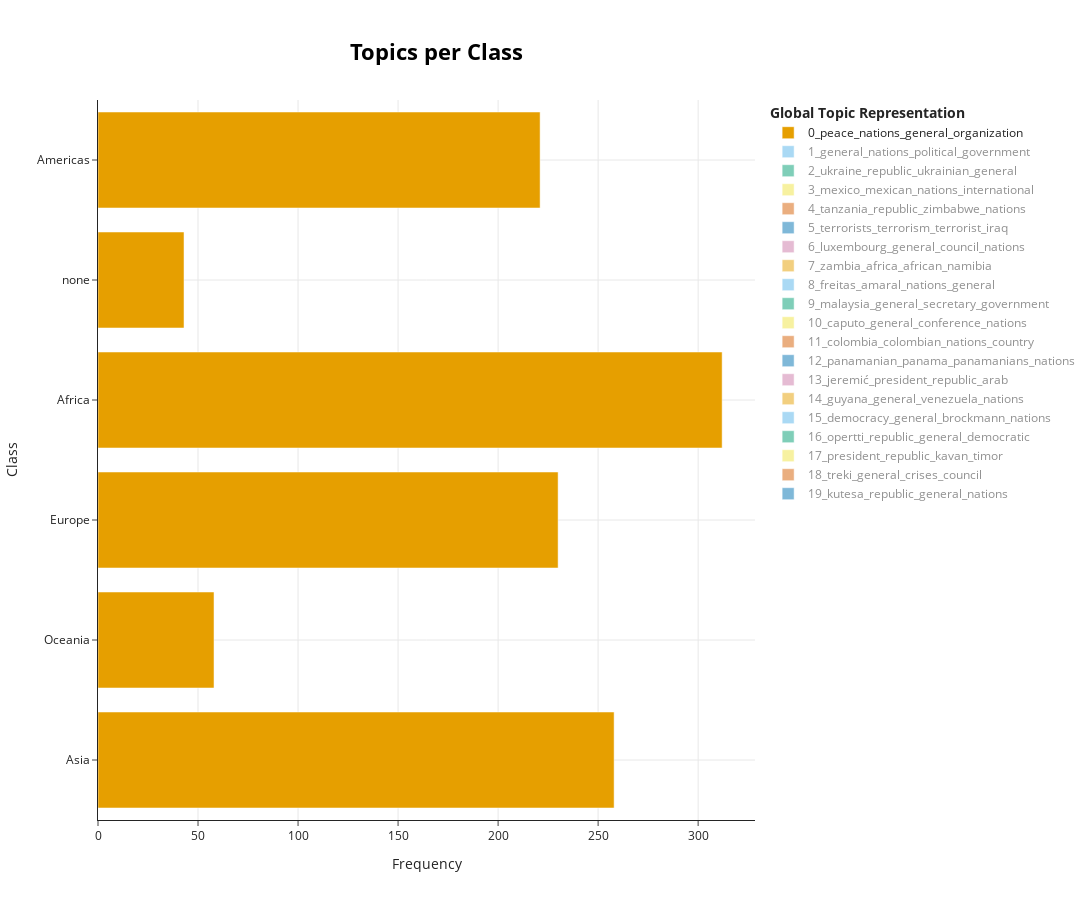

Notebook cell for this chart:
### Code cell
topics_per_class = get_topics_per_class('Region Name')
model.visualize_topics_per_class(topics_per_class, top_n_topics = TOP_N)

### Figure 1 — Plotly figure (JSON) as saved in the notebook; plotly's stock layout.template omitted (floating-point values rounded to 4 significant figures)
{"data": [{"hoverinfo": "text", "hovertext": ["<b>Topic 0</b><br>Words: the, of, and, to, in", "<b>Topic 0</b><br>Words: pacific, we, our, to, that", "<b>Topic 0</b><br>Words: the, of, is, to, in", "<b>Topic 0</b><br>Words: the, of, to, and, that", "<b>Topic 0</b><br>Words: the, of, states, united, soviet", "<b>Topic 0</b><br>Words: that, of, the, to, and"], "marker": {"color": "#E69F00"}, "name": "0_peace_nations_general_organization", "orientation": "h", "type": "bar", "visible": true, "x": [258, 58, 230, 312, 43, 221], "y": ["Asia", "Oceania", "Europe", "Africa", "none", "Americas"]}, {"hoverinfo": "text", "hovertext": ["<b>Topic 1</b><br>Words: the, of, and, to, in", "<b>Topic 1</b><br>Words: our, we, to, pacific, the", "<b>Topic 1</b><br>Words: the, of, in, is, to", "<b>Topic 1</b><br>Words: the, of, to, in, that", "<b>Topic 1</b><br>Words: of, the, in, and, is", "<b>Topic 1</b><br>Words: of, the, to, that, in"], "marker": {"color": "#56B4E9"}, "name": "1_general_nations_political_government", "orientation": "h", "type": "bar", "visible": "legendonly", "x": [139, 31, 117, 141, 30, 119], "y": ["Asia", "Oceania", "Europe", "Africa", "none", "Americas"]}, {"hoverinfo": "text", "hovertext": ["<b>Topic 2</b><br>Words: of, the, and, in, to", "<b>Topic 2</b><br>Words: zealand, veto, council, as, it", "<b>Topic 2</b><br>Words: the, in, of, to, and", "<b>Topic 2</b><br>Words: the, of, to, and, in", "<b>Topic 2</b><br>Words: the, of, this, in, and", "<b>Topic 2</b><br>Words: of, the, and, in, to"], "marker": {"color": "#009E73"}, "name": "2_ukraine_republic_ukrainian_general", "orientation": "h", "type": "bar", "visible": "legendonly", "x": [27, 2, 22, 27, 7, 24], "y": ["Asia", "Oceania", "Europe", "Africa", "none", "Americas"]}, {"hoverinfo": "text", "hovertext": ["<b>Topic 3</b><br>Words: the, of, and, mexico, to", "<b>Topic 3</b><br>Words: tuvalu, marshall, climate, islands, our", "<b>Topic 3</b><br>Words: the, of, in, mexico, to", "<b>Topic 3</b><br>Words: of, the, mexico, to, in", "<b>Topic 3</b><br>Words: atomic, war, appropriations, ussr, propaganda", "<b>Topic 3</b><br>Words: mexico, and, we, of, to"], "marker": {"color": "#F0E442"}, "name": "3_mexico_mexican_nations_international", "orientation": "h", "type": "bar", "visible": "legendonly", "x": [27, 3, 28, 30, 2, 18], "y": ["Asia", "Oceania", "Europe", "Africa", "none", "Americas"]}, {"hoverinfo": "text", "hovertext": ["<b>Topic 4</b><br>Words: and, the, of, to, in", "<b>Topic 4</b><br>Words: our, islands, we, development, tuvalu", "<b>Topic 4</b><br>Words: latvia, the, and, of, to", "<b>Topic 4</b><br>Words: the, and, to, of, in", "<b>Topic 4</b><br>Words: and, of, the, to, we"], "marker": {"color": "#D55E00"}, "name": "4_tanzania_republic_zimbabwe_nations", "orientation": "h", "type": "bar", "visible": "legendonly", "x": [22, 7, 19, 27, 21], "y": ["Asia", "Oceania", "Europe", "Africa", "Americas"]}, {"hoverinfo": "text", "hovertext": ["<b>Topic 5</b><br>Words: and, that, we, iran, to", "<b>Topic 5</b><br>Words: tuvalu, zealand, timor, council, new", "<b>Topic 5</b><br>Words: we, to, in, the, that", "<b>Topic 5</b><br>Words: and, to, the, in, we", "<b>Topic 5</b><br>Words: we, it, in, that, of", "<b>Topic 5</b><br>Words: we, that, and, to, the"], "marker": {"color": "#0072B2"}, "name": "5_terrorists_terrorism_terrorist_iraq", "orientation": "h", "type": "bar", "visible": "legendonly", "x": [17, 2, 17, 23, 3, 21], "y": ["Asia", "Oceania", "Europe", "Africa", "none", "Americas"]}, {"hoverinfo": "text", "hovertext": ["<b>Topic 6</b><br>Words: the, in, of, to, and", "<b>Topic 6</b><br>Words: papua, vanuatu, guinea, government, new", "<b>Topic 6</b><br>Words: european, the, to, of, in", "<b>Topic 6</b><br>Words: the, of, to, in, that", "<b>Topic 6</b><br>Words: german, the, of, in, is", "<b>Topic 6</b><br>Words: the, which, of, in, to"], "marker": {"color": "#CC79A7"}, "name": "6_luxembourg_general_council_nations", "orientation": "h", "type": "bar", "visible": "legendonly", "x": [28, 2, 12, 20, 5, 14], "y": ["Asia", "Oceania", "Europe", "Africa", "none", "Americas"]}, {"hoverinfo": "text", "hovertext": ["<b>Topic 7</b><br>Words: the, and, to, of, in", "<b>Topic 7</b><br>Words: australia, we, new, our, pacific", "<b>Topic 7</b><br>Words: the, europe, and, of, to", "<b>Topic 7</b><br>Words: pandemic, covid, the, and, to", "<b>Topic 7</b><br>Words: of, the, in, we, to", "<b>Topic 7</b><br>Words: to, the, we, and, of"], "marker": {"color": "#E69F00"}, "name": "7_zambia_africa_african_namibia", "orientation": "h", "type": "bar", "visible": "legendonly", "x": [19, 5, 15, 25, 4, 12], "y": ["Asia", "Oceania", "Europe", "Africa", "none", "Americas"]}, {"hoverinfo": "text", "hovertext": ["<b>Topic 8</b><br>Words: and, united, nations, the, of", "<b>Topic 8</b><br>Words: islands, pacific, nations, united, the", "<b>Topic 8</b><br>Words: and, the, united, of, nations", "<b>Topic 8</b><br>Words: the, and, of, nations, united", "<b>Topic 8</b><br>Words: world, of, nations, this, united", "<b>Topic 8</b><br>Words: of, the, and, we, to"], "marker": {"color": "#56B4E9"}, "name": "8_freitas_amaral_nations_general", "orientation": "h", "type": "bar", "visible": "legendonly", "x": [22, 4, 16, 19, 1, 15], "y": ["Asia", "Oceania", "Europe", "Africa", "none", "Americas"]}, {"hoverinfo": "text", "hovertext": ["<b>Topic 9</b><br>Words: and, the, of, to, in", "<b>Topic 9</b><br>Words: fiji, australia, papua, to, the", "<b>Topic 9</b><br>Words: the, of, in, to, is", "<b>Topic 9</b><br>Words: the, of, to, and, in", "<b>Topic 9</b><br>Words: is, soviet, the, on, to", "<b>Topic 9</b><br>Words: the, of, in, and, to"], "marker": {"color": "#009E73"}, "name": "9_malaysia_general_secretary_government", "orientation": "h", "type": "bar", "visible": "legendonly", "x": [21, 3, 10, 22, 3, 18], "y": ["Asia", "Oceania", "Europe", "Africa", "none", "Americas"]}, {"hoverinfo": "text", "hovertext": ["<b>Topic 10</b><br>Words: and, the, of, in, international", "<b>Topic 10</b><br>Words: tuvalu, australia, climate, to, the", "<b>Topic 10</b><br>Words: the, and, of, in, that", "<b>Topic 10</b><br>Words: the, to, and, of, in", "<b>Topic 10</b><br>Words: syria, chemical, european, we, is", "<b>Topic 10</b><br>Words: and, the, of, we, that"], "marker": {"color": "#F0E442"}, "name": "10_caputo_general_conference_nations", "orientation": "h", "type": "bar", "visible": "legendonly", "x": [18, 4, 17, 19, 1, 18], "y": ["Asia", "Oceania", "Europe", "Africa", "none", "Americas"]}, {"hoverinfo": "text", "hovertext": ["<b>Topic 11</b><br>Words: colombia, and, to, the, of", "<b>Topic 11</b><br>Words: solomon, islands, peking, australia, colombia", "<b>Topic 11</b><br>Words: colombia, of, the, in, to", "<b>Topic 11</b><br>Words: colombia, the, of, to, which", "<b>Topic 11</b><br>Words: relations, favourable, it, colombia, that", "<b>Topic 11</b><br>Words: colombia, that, of, the, to"], "marker": {"color": "#D55E00"}, "name": "11_colombia_colombian_nations_country", "orientation": "h", "type": "bar", "visible": "legendonly", "x": [12, 3, 20, 20, 1, 19], "y": ["Asia", "Oceania", "Europe", "Africa", "none", "Americas"]}, {"hoverinfo": "text", "hovertext": ["<b>Topic 12</b><br>Words: panama, of, the, and, to", "<b>Topic 12</b><br>Words: panama, tonga, pacific, our, nauru", "<b>Topic 12</b><br>Words: panama, canal, the, of, which", "<b>Topic 12</b><br>Words: panama, of, the, which, to", "<b>Topic 12</b><br>Words: russia, lithuania, ukrainian, ukraine, gentlemen", "<b>Topic 12</b><br>Words: panama, which, of, the, that"], "marker": {"color": "#0072B2"}, "name": "12_panamanian_panama_panamanians_nations", "orientation": "h", "type": "bar", "visible": "legendonly", "x": [17, 4, 19, 16, 1, 18], "y": ["Asia", "Oceania", "Europe", "Africa", "none", "Americas"]}, {"hoverinfo": "text", "hovertext": ["<b>Topic 13</b><br>Words: and, to, the, that, we", "<b>Topic 13</b><br>Words: pacific, solomon, climate, islands, our", "<b>Topic 13</b><br>Words: we, and, in, to, for", "<b>Topic 13</b><br>Words: and, to, the, of, our", "<b>Topic 13</b><br>Words: and, our, that, we, to"], "marker": {"color": "#CC79A7"}, "name": "13_jeremić_president_republic_arab", "orientation": "h", "type": "bar", "visible": "legendonly", "x": [11, 5, 18, 18, 23], "y": ["Asia", "Oceania", "Europe", "Africa", "Americas"]}, {"hoverinfo": "text", "hovertext": ["<b>Topic 14</b><br>Words: the, of, in, to, and", "<b>Topic 14</b><br>Words: pacific, we, to, tuvalu, in", "<b>Topic 14</b><br>Words: united, the, of, states, in", "<b>Topic 14</b><br>Words: the, to, of, and, in", "<b>Topic 14</b><br>Words: communism, taiwan, mainland, chinese, communists", "<b>Topic 14</b><br>Words: the, of, in, to, that"], "marker": {"color": "#E69F00"}, "name": "14_guyana_general_venezuela_nations", "orientation": "h", "type": "bar", "visible": "legendonly", "x": [15, 6, 20, 14, 1, 18], "y": ["Asia", "Oceania", "Europe", "Africa", "none", "Americas"]}, {"hoverinfo": "text", "hovertext": ["<b>Topic 15</b><br>Words: and, food, the, to, international", "<b>Topic 15</b><br>Words: pacific, fiji, zealand, food, and", "<b>Topic 15</b><br>Words: the, and, bulgaria, to, food", "<b>Topic 15</b><br>Words: food, to, the, and, of", "<b>Topic 15</b><br>Words: our, we, and, to, food"], "marker": {"color": "#56B4E9"}, "name": "15_democracy_general_brockmann_nations", "orientation": "h", "type": "bar", "visible": "legendonly", "x": [16, 6, 9, 23, 20], "y": ["Asia", "Oceania", "Europe", "Africa", "Americas"]}, {"hoverinfo": "text", "hovertext": ["<b>Topic 16</b><br>Words: the, and, of, in, to", "<b>Topic 16</b><br>Words: papua, pacific, guinea, new, countries", "<b>Topic 16</b><br>Words: the, of, in, to, and", "<b>Topic 16</b><br>Words: the, of, to, and, in", "<b>Topic 16</b><br>Words: german, democratic, soviet, republic, union", "<b>Topic 16</b><br>Words: of, the, and, to, in"], "marker": {"color": "#009E73"}, "name": "16_opertti_republic_general_democratic", "orientation": "h", "type": "bar", "visible": "legendonly", "x": [19, 2, 10, 25, 2, 15], "y": ["Asia", "Oceania", "Europe", "Africa", "none", "Americas"]}, {"hoverinfo": "text", "hovertext": ["<b>Topic 17</b><br>Words: israel, the, to, and, of", "<b>Topic 17</b><br>Words: australia, we, how, to, that", "<b>Topic 17</b><br>Words: the, of, to, that, in", "<b>Topic 17</b><br>Words: to, the, of, and, in", "<b>Topic 17</b><br>Words: acheson, mao, american, tse, tung", "<b>Topic 17</b><br>Words: the, to, of, we, in"], "marker": {"color": "#F0E442"}, "name": "17_president_republic_kavan_timor", "orientation": "h", "type": "bar", "visible": "legendonly", "x": [12, 3, 12, 21, 2, 21], "y": ["Asia", "Oceania", "Europe", "Africa", "none", "Americas"]}, {"hoverinfo": "text", "hovertext": ["<b>Topic 18</b><br>Words: the, and, of, in, to", "<b>Topic 18</b><br>Words: solomon, islands, pacific, bougainville, forum", "<b>Topic 18</b><br>Words: the, in, on, and, to", "<b>Topic 18</b><br>Words: to, the, and, of, in", "<b>Topic 18</b><br>Words: of, the, in, and, on", "<b>Topic 18</b><br>Words: and, our, to, of, the"], "marker": {"color": "#D55E00"}, "name": "18_treki_general_crises_council", "orientation": "h", "type": "bar", "visible": "legendonly", "x": [17, 1, 7, 17, 5, 21], "y": ["Asia", "Oceania", "Europe", "Africa", "none", "Americas"]}, {"hoverinfo": "text", "hovertext": ["<b>Topic 19</b><br>Words: armenia, azerbaijan, and, we, to", "<b>Topic 19</b><br>Words: our, climate, global, we, development", "<b>Topic 19</b><br>Words: we, development, climate, and, our", "<b>Topic 19</b><br>Words: development, and, our, to, for", "<b>Topic 19</b><br>Words: development, we, our, and, climate"], "marker": {"color": "#0072B2"}, "name": "19_kutesa_republic_general_nations", "orientation": "h", "type": "bar", "visible": "legendonly", "x": [14, 12, 13, 21, 8], "y": ["Asia", "Oceania", "Europe", "Africa", "Americas"]}], "layout": {"height": 900, "hoverlabel": {"bgcolor": "white", "font": {"family": "Rockwell", "size": 16}}, "legend": {"title": {"text": "<b>Global Topic Representation"}}, "title": {"font": {"color": "Black", "size": 22}, "text": "<b>Topics per Class</b>", "x": 0.4, "xanchor": "center", "y": 0.95, "yanchor": "top"}, "width": 1250, "xaxis": {"showgrid": true, "title": {"text": "Frequency"}}, "yaxis": {"showgrid": true, "title": {"text": "Class"}}}}
